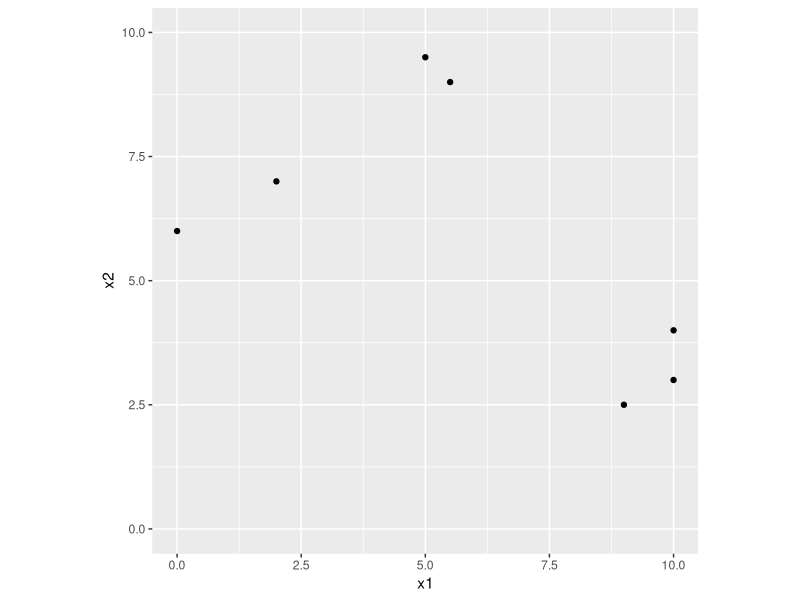
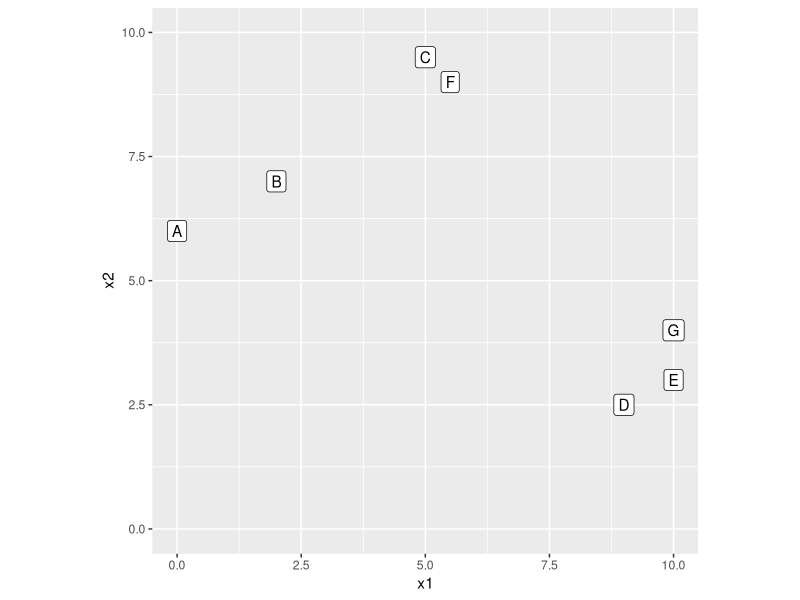
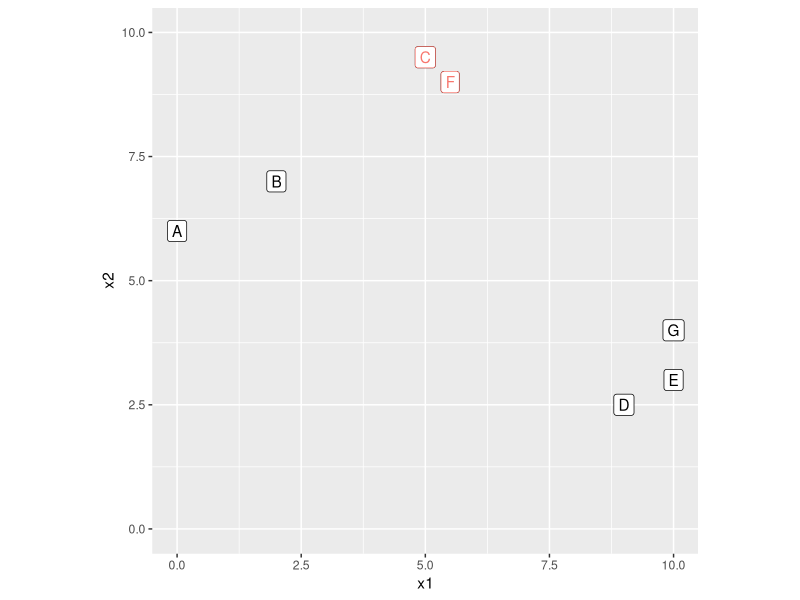
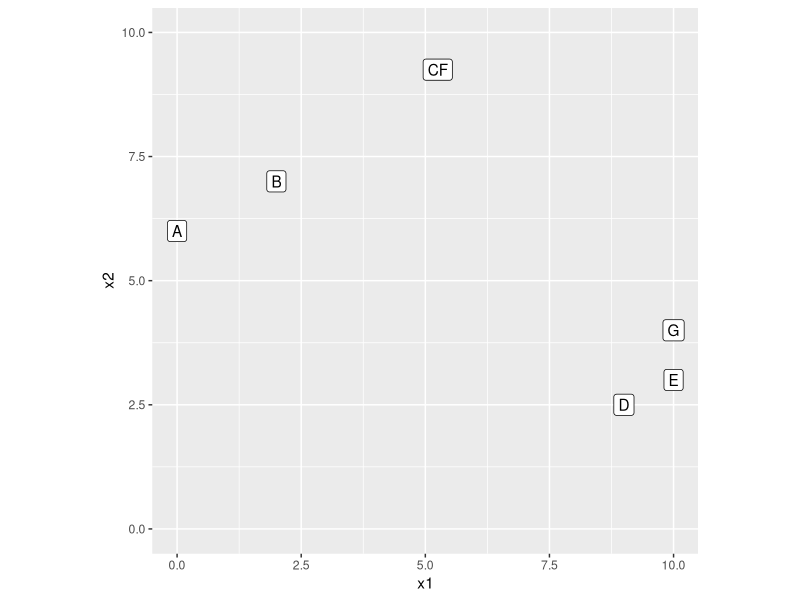
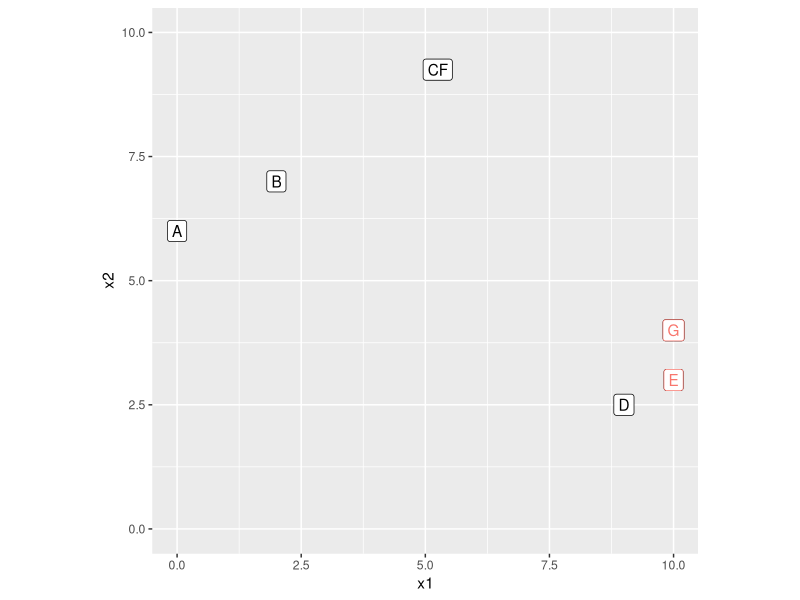
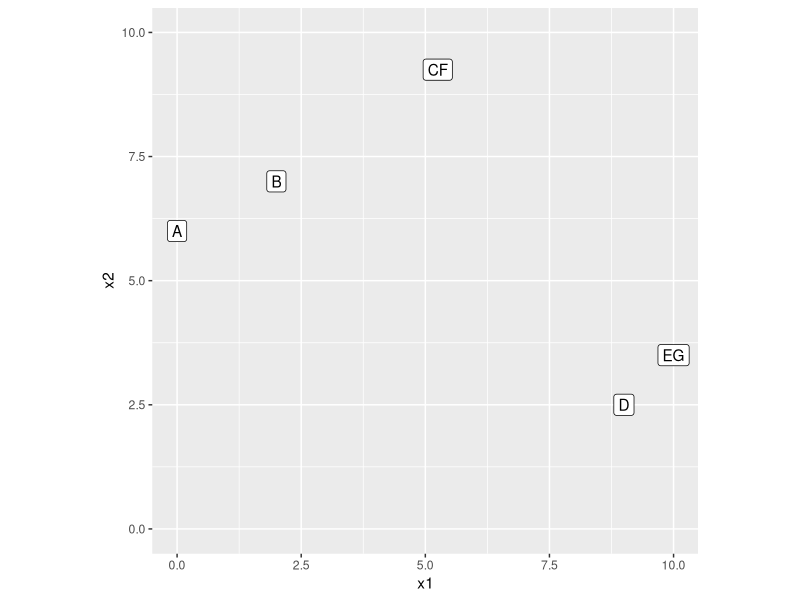
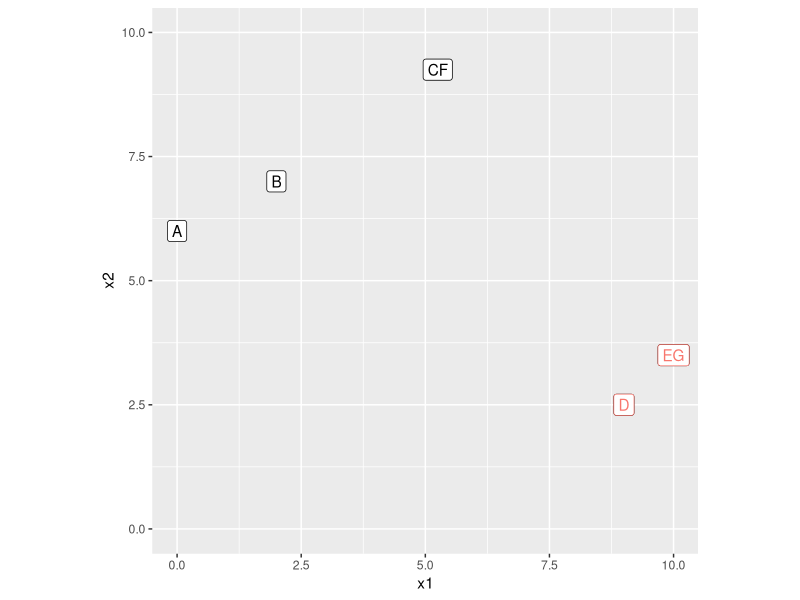
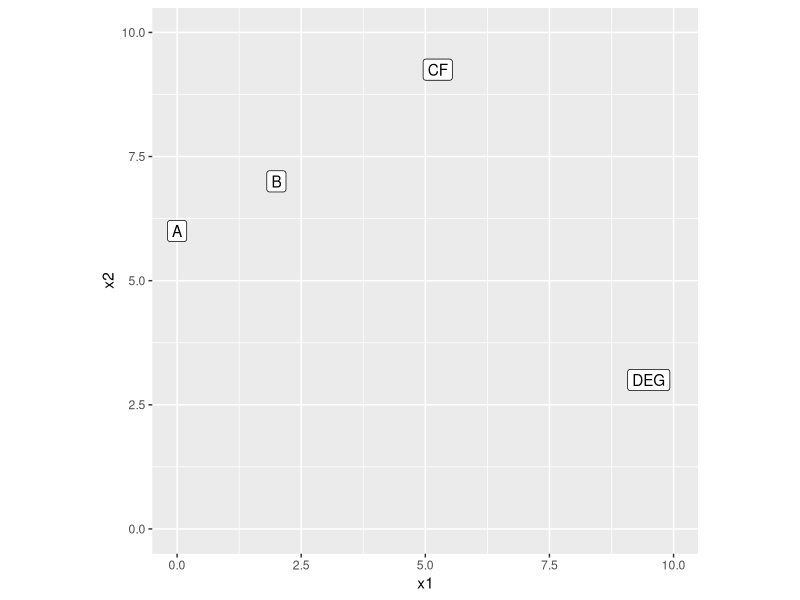

Generate these figures, in order, with R:
## ---- chunk 1
library(tidyverse)
library(ggplot2)

euc.dist = function(x1, x2){sqrt(sum((x1 - x2) ^ 2))}

# Use this example for non-unique solution
# d1 = as_tibble(data.frame(
#   x1 = c(1, 2, 3, 4, 15, 10, 11, 11, 12, 15, 11, 10, 20, 30, 25, 22, 29, 20, 31, 44, 17, 18, 19, 20), 
#   x2 = c(5, 6, 8, 8, 4,  20, 22, 27, 30, 23, 10, 15, 33, 44, 19, 14, 19, 22, 19, 20, 44, 11, 22, 37)))

d1 = as_tibble(data.frame(
     x1 = c(0,  2,  5,   9,    10,  5.5,  10), 
     x2 = c(6,    7,  9.5, 2.5,  3,   9,    4),
  cluster = c("A","B", "C",  "D",  "E", "F", "G")))

row.names(d1) = d1$cluster

ggplot(data = d1, aes(x = x1, y=x2, label = cluster))+
  geom_point()+
  coord_fixed()+
  xlim(0, 10)+
  ylim(0,10)
## ---- chunk 2
ggplot(data = d1, aes(x = x1, y=x2, label = cluster))+
  geom_point()+
  geom_label()+
  coord_fixed()+
  xlim(0, 10)+
  ylim(0,10)
## ---- chunk 3
h_cluster <- function(dd, plot_pair = TRUE, plot_group = TRUE)
{
  m = dist(as.matrix(dd[,c(1,2)]))
  min_dist = min(m)
  m = as.matrix(m)
  ind = which(m==min_dist, arr.ind=TRUE)
  cluster_new = dd[ind[2,],] %>% select(-cluster) %>% summarise_all(mean)
  cluster_new$cluster = paste(dd$cluster[ind[2,]],collapse = '')
  r = rbind(dd[-ind[2,],],cluster_new)
  
  
  library(tidyverse)
  library(ggplot2)
  
  if(plot_pair)
  {
  p1 <-  ggplot(data = dd, aes(x = x1, y=x2, label = cluster, show.legend = FALSE))+
  geom_point()+
  geom_label()+
  coord_fixed()+
  # geom_point(data = dd[ind[2,],], aes(x=x1, y=x2),  color = 'red')+ 
  geom_label(data = dd[ind[2,],], aes(color = 'red'), show.legend = FALSE)+
  coord_fixed()+
  xlim(0, 10)+
  ylim(0,10)
  print(p1) 
  }
  
  if(plot_group)
  {
    p2 <-  ggplot(data = r, aes(x = x1, y=x2, label = cluster, show.legend = FALSE))+
  geom_point()+
  geom_label()+
  coord_fixed()
  print(p2) 
  }
  
  return(r)
}

# break downs h_cluster functions into three functions for simplicity

h_cluster2 <- function(dd)
{
   library(tidyverse)
  m = dist(as.matrix(dd[,c(1,2)]))
  min_dist = min(m)
  m = as.matrix(m)
  ind = which(m==min_dist, arr.ind=TRUE)
  cluster_new = dd[ind[2,],] %>% select(-cluster) %>% summarise_all(mean)
  cluster_new$cluster = paste(dd$cluster[ind[2,]],collapse = '')
  r = rbind(dd[-ind[2,],],cluster_new)
  return(r)
}

plot_pair <- function(dd)
{
  library(tidyverse)
  library(ggplot2)
  m = dist(as.matrix(dd[,c(1,2)]))
  min_dist = min(m)
  m = as.matrix(m)
  ind = which(m==min_dist, arr.ind=TRUE)
  
  p1 <-  ggplot(data = dd, aes(x = x1, y=x2, label = cluster, show.legend = FALSE))+
  geom_point()+
  geom_label()+
  coord_fixed()+
  # geom_point(data = dd[ind[2,],], aes(x=x1, y=x2),  color = 'red')+ 
  geom_label(data = dd[ind[2,],], aes(color = 'red'), show.legend = FALSE)+
  coord_fixed()+
  xlim(0, 10)+
  ylim(0,10)
  print(p1) 

}

plot_group <- function(dd)
{
  library(tidyverse)
  library(ggplot2)
  
  m = dist(as.matrix(dd[,c(1,2)]))
  min_dist = min(m)
  m = as.matrix(m)
  ind = which(m==min_dist, arr.ind=TRUE)
  cluster_new = dd[ind[2,],] %>% select(-cluster) %>% summarise_all(mean)
  cluster_new$cluster = paste(dd$cluster[ind[2,]],collapse = '')
  r = rbind(dd[-ind[2,],],cluster_new)
  
  p2 <-  ggplot(data = r, aes(x = x1, y=x2, label = cluster, show.legend = FALSE))+
  geom_point()+
  geom_label()+
  coord_fixed()+
  xlim(0, 10)+
  ylim(0,10)
  print(p2) 
}

h_cluster3 <- function(dd)
{
  # output the min distance for graphing
   library(tidyverse)
  m = dist(as.matrix(dd[,c(1,2)]))
  min_dist = min(m)
  return(round(min_dist,2))
}

## ---- chunk 4
d2 <-  d1
plot_pair(d2)
## ---- chunk 5
plot_group(d2)
## ---- chunk 6
d2 <- h_cluster2(d2)
plot_pair(d2)
## ---- chunk 7
plot_group(d2)
## ---- chunk 8
d2 <- h_cluster2(d2)
plot_pair(d2)
## ---- chunk 9
plot_group(d2)
## ---- chunk 10
d2 <- h_cluster2(d2)
plot_pair(d2)
## ---- chunk 11
plot_group(d2)
## ---- chunk 12
d2 <- h_cluster2(d2)
plot_pair(d2)
## ---- chunk 13
plot_group(d2)
## ---- chunk 14
d2 <- h_cluster2(d2)
plot_pair(d2)
## ---- chunk 15
plot_group(d2)
## ---- chunk 16
d2 <-  d1
plot_pair(d2)

## ---- chunk 17
plot_group(d2)
## ---- chunk 18
d2 <- h_cluster2(d2)
plot_pair(d2)
## ---- chunk 19
plot_group(d2)
## ---- chunk 20
d2 <- h_cluster2(d2)
plot_pair(d2)
## ---- chunk 21
plot_group(d2)
## ---- chunk 22
d2 <- h_cluster2(d2)
plot_pair(d2)
## ---- chunk 23
plot_group(d2)
## ---- chunk 24
d2 <- h_cluster2(d2)
plot_pair(d2)
## ---- chunk 25
plot_group(d2)
## ---- chunk 26
d2 <- h_cluster2(d2)
plot_pair(d2)
## ---- chunk 27
plot_group(d2)
